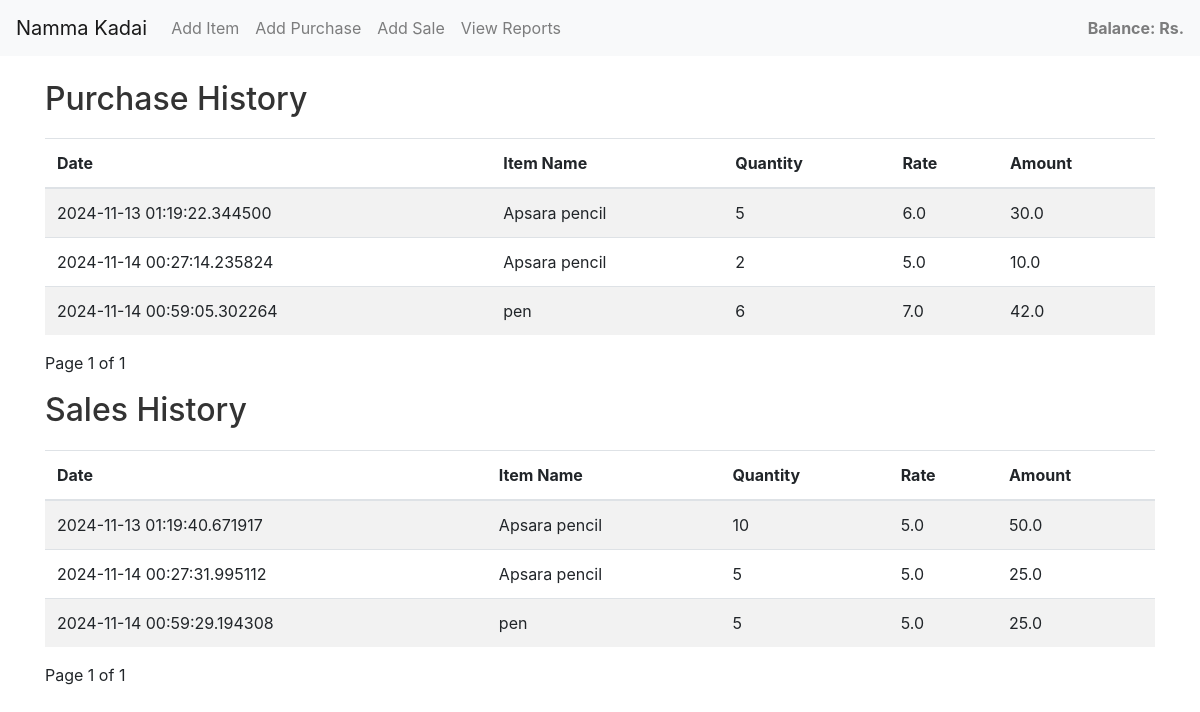
/view_reports, run on an earlier commit of the app's database.
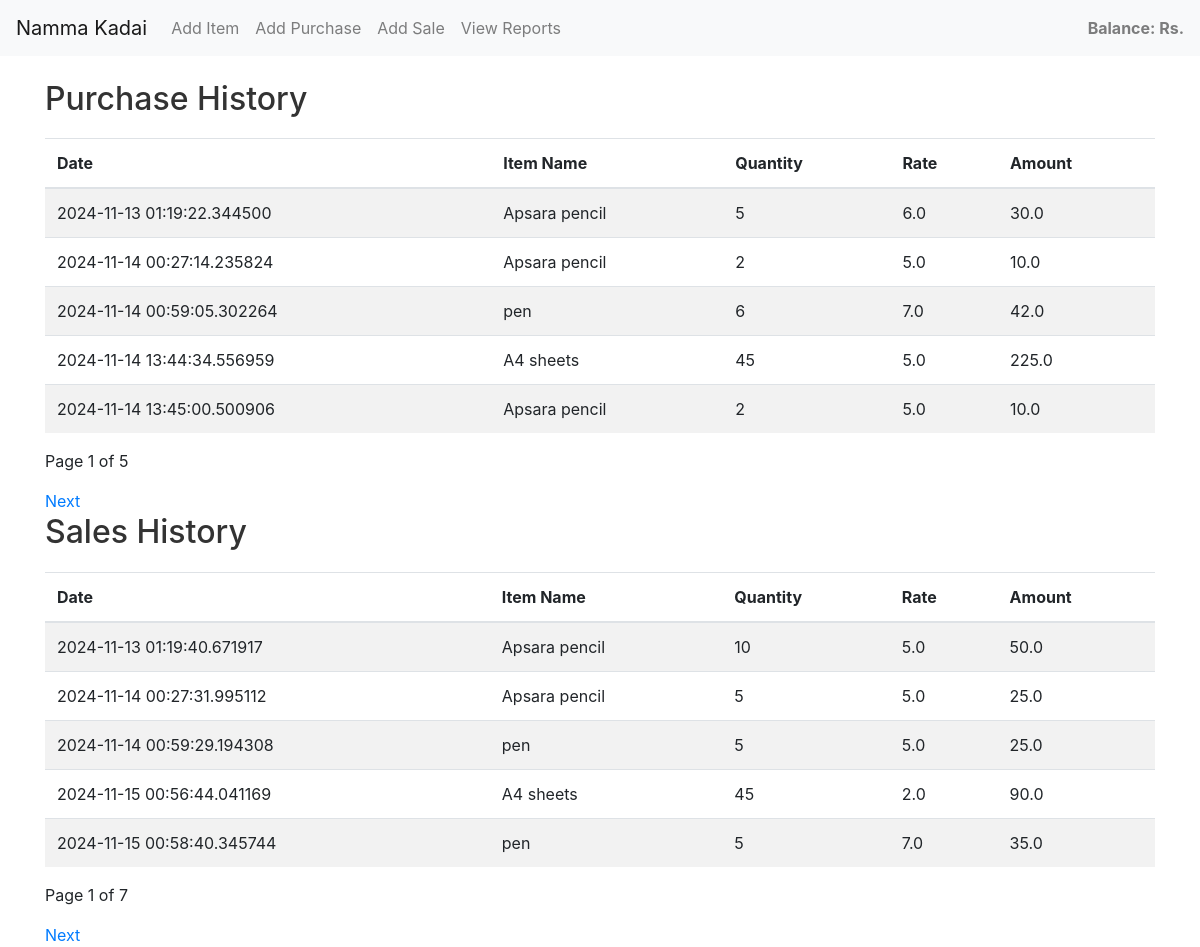
And on a later commit of the database.
### models.py (models this page shows)
class Purchase(db.Model):
    id = db.Column(db.Integer, primary_key=True)
    timestamp = db.Column(db.DateTime, default=datetime.utcnow)
    item_id = db.Column(db.Integer, db.ForeignKey('item.id'), nullable=False)
    qty = db.Column(db.Integer, nullable=False)
    rate = db.Column(db.Float, nullable=False)
    amount = db.Column(db.Float, nullable=False)
    item = db.relationship('Item', backref=db.backref('purchases', lazy=True))

class Item(db.Model):
    id = db.Column(db.Integer, primary_key=True)
    name = db.Column(db.String(50), unique=True, nullable=False)
    price = db.Column(db.Float, nullable=False)
    qty = db.Column(db.Integer, nullable=False, default=0)

class Sale(db.Model):
    id = db.Column(db.Integer, primary_key=True)
    timestamp = db.Column(db.DateTime, default=datetime.utcnow)
    item_id = db.Column(db.Integer, db.ForeignKey('item.id'), nullable=False)
    qty = db.Column(db.Integer, nullable=False)
    rate = db.Column(db.Float, nullable=False)
    amount = db.Column(db.Float, nullable=False)
    item = db.relationship('Item', backref=db.backref('sales', lazy=True))

### app.py (the view)
@app.route('/view_reports')
def view_reports():
    purchase_page = request.args.get('purchase_page', default=1, type=int)
    sale_page = request.args.get('sale_page', default=1, type=int)
    purchases = Purchase.query.paginate(page=purchase_page, per_page=5)
    sales = Sale.query.paginate(page=sale_page, per_page=5)
    return render_template(
        'view_reports.html',
        purchases=purchases,
        sales=sales,
        purchase_page=purchase_page,
        sale_page=sale_page
    )

### templates/view_reports.html (shortened to what this page needs)
{% extends "base.html" %}
{% block content %}
<h2>Purchase History</h2>
<table class="table table-striped">
    <thead>
        <tr>
            <th>Date</th>
            <th>Item Name</th>
            <th>Quantity</th>
            <th>Rate</th>
            <th>Amount</th>
        </tr>
    </thead>
    <tbody>
        {% for purchase in purchases.items %}
        <tr>
            <td>{{ purchase.timestamp }}</td>
            <td>{{ purchase.item.name }}</td>
            <td>{{ purchase.qty }}</td>
            <td>{{ purchase.rate }}</td>
            <td>{{ purchase.amount }}</td>
        </tr>
        {% else %}
        <tr>
            <td colspan="5">No purchases found.</td>
        </tr>
        {% endfor %}
    </tbody>
</table>
<p>Page {{ purchases.page }} of {{ purchases.pages }}</p>
{% if purchases.has_next %}
    <a href="{{ url_for('view_reports', purchase_page=purchases.next_num, sale_page=sale_page) }}">Next</a>
{% endif %}
<h2>Sales History</h2>
<table class="table table-striped">
    <thead>
        <tr>
            <th>Date</th>
            <th>Item Name</th>
            <th>Quantity</th>
            <th>Rate</th>
            <th>Amount</th>
        </tr>
    </thead>
    <tbody>
        {% for sale in sales.items %}
        <tr>
            <td>{{ sale.timestamp }}</td>
            <td>{{ sale.item.name }}</td>
            <td>{{ sale.qty }}</td>
            <td>{{ sale.rate }}</td>
            <td>{{ sale.amount }}</td>
        </tr>
        {% else %}
        <tr>
            <td colspan="5">No sales found.</td>
        </tr>
        {% endfor %}
    </tbody>
</table>
<p>Page {{ sales.page }} of {{ sales.pages }}</p>
{% if sales.has_next %}
    <a href="{{ url_for('view_reports', sale_page=sales.next_num, purchase_page=purchase_page) }}">Next</a>
{% endif %}
{% endblock %}

What changed in the data, as far as the page shows it:
added Purchase: timestamp "2024-11-14 13:44:34.556959", item.name "A4 sheets", qty "45", rate "5.0", amount "225.0"
added Purchase: timestamp "2024-11-14 13:45:00.500906", item.name "Apsara pencil", qty "2", rate "5.0", amount "10.0"
added Sale: timestamp "2024-11-15 00:56:44.041169", item.name "A4 sheets", qty "45", rate "2.0", amount "90.0"
added Sale: timestamp "2024-11-15 00:58:40.345744", item.name "pen", qty "5", rate "7.0", amount "35.0"
Also different on the page:
{{ purchases.pages }}: "1" → "5"
{{ sales.pages }}: "1" → "7"
text now shown: "Next Next"
